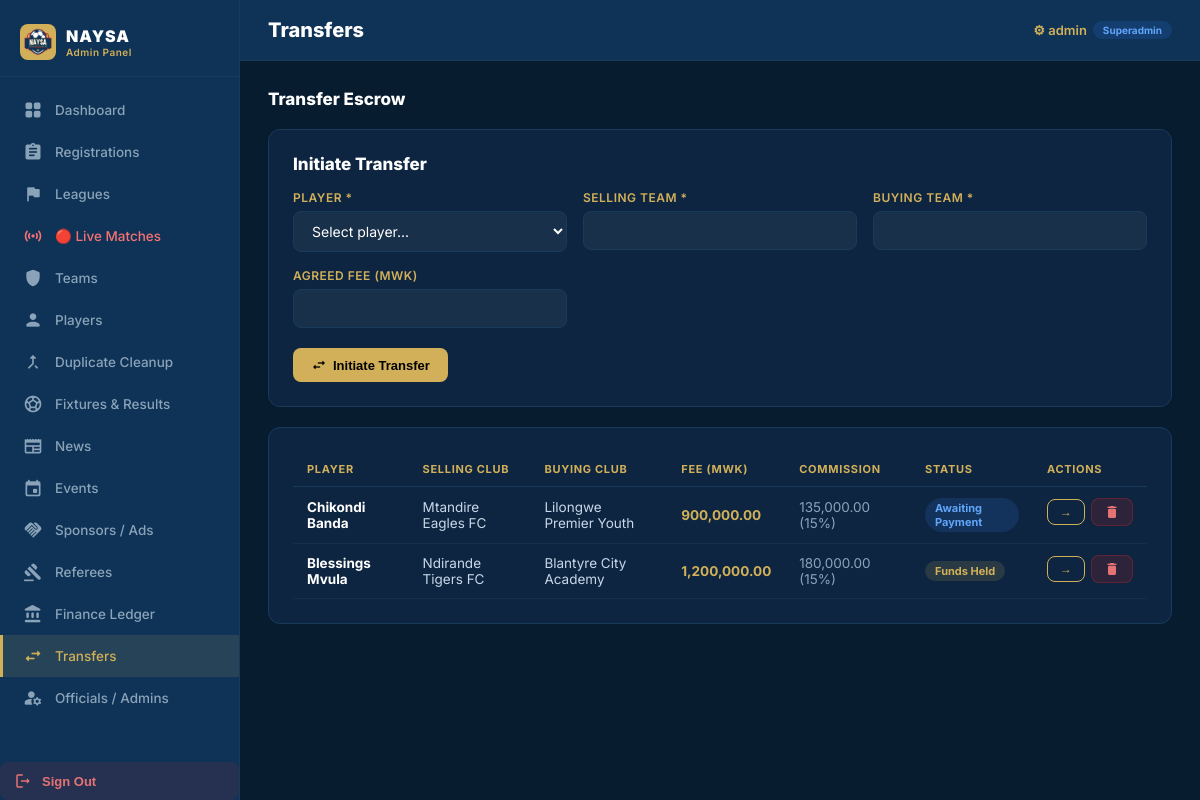
/admin/transfers.php (signed in), run on the app's committed database.
### tables this page shows
CREATE TABLE IF NOT EXISTS transfers (
    id VARCHAR(50) PRIMARY KEY,
    playerId VARCHAR(50),
    playerName VARCHAR(255),
    sellingTeam VARCHAR(255),
    buyingTeam VARCHAR(255),
    agreedFeeMwk DECIMAL(14,2),
    commissionPercent FLOAT DEFAULT 15,
    status VARCHAR(30) DEFAULT 'awaitingPayment',
    date DATETIME
);

### admin/config.php (called while the page is built, shortened)
<?php
function e(mixed $v): string {
    return htmlspecialchars((string)($v ?? ''), ENT_QUOTES);
}

### admin/transfers.php (the view, shortened to what this page needs)
<?php
$pdo = db();
$statuses= ['awaitingPayment'=>['Awaiting Payment','badge-blue'],
            'fundsHeld'=>['Funds Held','badge-gold'],
            'clearanceReleased'=>['Clearance Released','badge-green'],
            'completed'=>['Completed','badge-gray']];
require __DIR__.'/header.php';
?>
<div class="section-header" style="margin-bottom:20px">
  <span class="section-title">Transfer Escrow</span>
</div>
<div class="card" style="margin-bottom:20px">
  <div class="section-title" style="margin-bottom:16px">Initiate Transfer</div>
  <form method="post">
    <div class="form-grid">
      <div class="form-group"><label>Player *</label>
        <select name="playerId" required><option value="">Select player...</option>
        </select>
      </div>
      <div class="form-group"><label>Selling Team *</label>
        <input list="team-list" name="sellingTeam" required/>
      </div>
      <div class="form-group"><label>Buying Team *</label><input list="team-list" name="buyingTeam" required/></div>
      <div class="form-group"><label>Agreed Fee (MWK)</label><input type="number" step="0.01" name="agreedFeeMwk" required/></div>
    </div>
    <div class="form-actions">
      <button class="btn btn-gold" type="submit"><span class="material-icons-round">swap_horiz</span>Initiate Transfer</button>
    </div>
  </form>
</div>
<div class="card">
  <div class="table-wrap">
  <table>
    <thead><tr><th>Player</th><th>Selling Club</th><th>Buying Club</th><th>Fee (MWK)</th><th>Commission</th><th>Status</th><th>Actions</th></tr></thead>
    <tbody>
    <?php foreach($pdo->query('SELECT * FROM transfers ORDER BY date DESC')->fetchAll() as $tr):
      $comm = $tr['agreedFeeMwk'] * ($tr['commissionPercent']/100);
      [$sl,$sc] = $statuses[$tr['status']] ?? ['Unknown','badge-gray'];
    ?>
    <tr>
      <td><strong style="color:#fff"><?= e($tr['playerName']) ?></strong></td>
      <td><?= e($tr['sellingTeam']) ?></td>
      <td><?= e($tr['buyingTeam']) ?></td>
      <td><strong style="color:#D2B059"><?= number_format($tr['agreedFeeMwk'],2) ?></strong></td>
      <td style="color:#8BA3B8"><?= number_format($comm,2) ?> (<?= $tr['commissionPercent'] ?>%)</td>
      <td><span class="badge <?= $sc ?>"><?= $sl ?></span></td>
      <td style="display:flex;gap:6px;align-items:center">
        <?php if ($tr['status']!=='completed'): ?>
        <form method="post"><input type="hidden" name="op" value="advance"/>
          <button class="btn btn-outline btn-sm" type="submit" title="Advance status">→</button>
        </form>
        <?php endif; ?>
        <form method="post" onsubmit="return confirm('Delete?')"><input type="hidden" name="op" value="delete"/>
          <button class="btn btn-danger btn-sm" type="submit"><span class="material-icons-round">delete</span></button>
        </form>
      </td>
    </tr>
    <?php endforeach; ?>
    </tbody>
  </table>
  </div>
</div>
<?php require __DIR__.'/footer.php'; ?>

### admin/header.php (style rules this page uses)
:root { --navy:#0E3357;--dark:#081C30;--gold:#D2B059;--red:#AF2329; --white:#FEFEFE;--slate:#8BA3B8;--card:#0D2540;--border:#1A3A5C; --radius:12px;--sidebar:240px; }
* { margin:0;padding:0;box-sizing:border-box; }
body { font-family:'Inter',sans-serif;background:var(--dark);color:var(--white);display:flex;min-height:100vh; }
.card { background:var(--card);border:1px solid var(--border);border-radius:var(--radius);padding:24px;margin-bottom:20px; }
.table-wrap { overflow-x:auto; }
table { width:100%;border-collapse:collapse;font-size:13.5px; }
thead th { padding:10px 14px;text-align:left;color:var(--gold);font-size:11px; text-transform:uppercase;letter-spacing:.7px;border-bottom:1px solid var(--border); }
tbody tr { border-bottom:1px solid rgba(255,255,255,.04);transition:background .1s; }
td { padding:11px 14px;color:#c9d8e8;vertical-align:middle; }
.badge { display:inline-block;padding:3px 10px;border-radius:20px;font-size:11px;font-weight:700; }
.badge-gold { background:rgba(210,176,89,.15);color:var(--gold); }
.badge-blue { background:rgba(59,130,246,.15);color:#60a5fa; }
.btn { display:inline-flex;align-items:center;gap:6px;padding:9px 18px;border-radius:8px; font-size:13px;font-weight:700;cursor:pointer;border:none;transition:all .15s; }
.btn-gold { background:var(--gold);color:#000; }
.btn-outline { background:transparent;color:var(--gold);border:1px solid var(--gold); }
.btn-danger { background:rgba(175,35,41,.2);color:#e57373;border:1px solid rgba(175,35,41,.4); }
.btn-sm { padding:5px 12px;font-size:12px; }
.btn .material-icons-round { font-size:16px; }
.form-grid { display:grid;grid-template-columns:repeat(auto-fill,minmax(260px,1fr));gap:16px; }
.form-group { display:flex;flex-direction:column;gap:6px; }
.form-group label { font-size:12px;font-weight:600;color:var(--gold);text-transform:uppercase;letter-spacing:.5px; }
input,select,textarea { background:rgba(255,255,255,.05);border:1px solid var(--border); border-radius:8px;padding:10px 14px;color:var(--white);font-family:'Inter',sans-serif; font-size:14px;width:100%;outline:none;transition:border .15s; }
select option { background:var(--dark); }
.form-actions { margin-top:20px;display:flex;gap:10px; }
.section-header { display:flex;align-items:center;justify-content:space-between;margin-bottom:18px; }
.section-title { font-size:17px;font-weight:800;color:var(--white); }

### data on the page
transfers: playerName "Chikondi Banda", sellingTeam "Mtandire Eagles FC", buyingTeam "Lilongwe Premier Youth", agreedFeeMwk "900,000.00", comm "135,000.00", commissionPercent "15", sl "Awaiting Payment"
transfers: playerName "Blessings Mvula", sellingTeam "Ndirande Tigers FC", buyingTeam "Blantyre City Academy", agreedFeeMwk "1,200,000.00", comm "180,000.00", commissionPercent "15", sl "Funds Held"

### other printed values
$info['label'] "Dashboard"
$info['label'] "Registrations"
$info['label'] "Leagues"
$info['label'] "🔴 Live Matches"
$info['label'] "Teams"
$info['label'] "Players"
$info['label'] "Duplicate Cleanup"
$info['label'] "Fixtures & Results"
$info['label'] "News"
$info['label'] "Events"
$info['label'] "Sponsors / Ads"
$info['label'] "Referees"
$info['label'] "Finance Ledger"
$info['label'] "Transfers"
$info['label'] "Officials / Admins"
